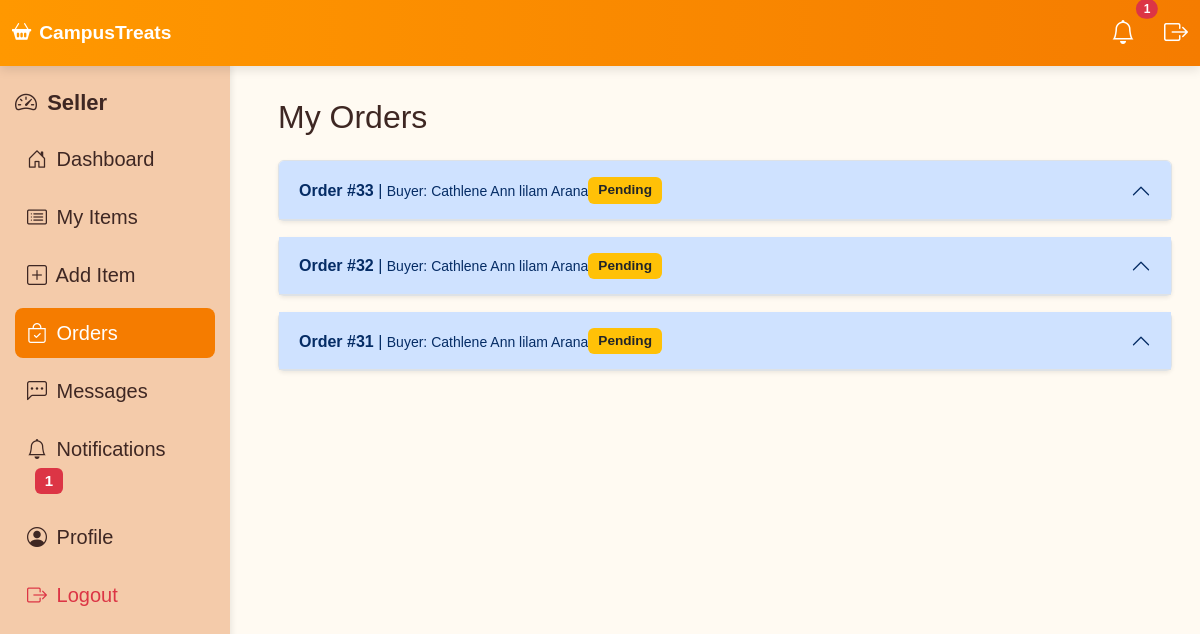
The app's page /php/my_orders.php (signed in) with its own data.
### tables this page shows
CREATE TABLE `orders` (
  `order_id` int(11) NOT NULL,
  `user_id` int(11) NOT NULL,
  `total_amount` decimal(10,2) NOT NULL,
  `category` varchar(50) DEFAULT NULL,
  `status` enum('pending','preparing','completed','cancelled') DEFAULT 'pending',
  `created_at` timestamp NOT NULL DEFAULT current_timestamp()
);

CREATE TABLE `users` (
  `user_id` int(11) NOT NULL,
  `full_name` varchar(50) NOT NULL,
  `username` varchar(50) NOT NULL,
  `email` varchar(100) NOT NULL,
  `password` varchar(255) NOT NULL,
  `role` enum('buyer','seller','admin') NOT NULL,
  `is_active` tinyint(1) DEFAULT 1,
  `approval_status` enum('pending','approved','rejected') DEFAULT 'pending',
  `description` text DEFAULT NULL,
  `created_at` timestamp NOT NULL DEFAULT current_timestamp(),
  `updated_at` timestamp NOT NULL DEFAULT current_timestamp() ON UPDATE current_timestamp(),
  `profile_picture` varchar(255) DEFAULT NULL,
  `phone` varchar(20) DEFAULT NULL,
  `is_seller` tinyint(1) DEFAULT 0,
  `department` varchar(150) DEFAULT NULL,
  `course` varchar(100) DEFAULT NULL,
  `section` varchar(50) DEFAULT NULL
);

### php/my_orders.php (the view, shortened to what this page needs)
<?php
$seller_id = $_SESSION['user_id'];
try {
    $conn = new PDO("mysql:host=localhost;dbname=camptreats", "root", "");
    $conn->setAttribute(PDO::ATTR_ERRMODE, PDO::ERRMODE_EXCEPTION);
$stmt = $conn->prepare("
    SELECT o.order_id, o.user_id AS buyer_id, u.full_name AS buyer_name, o.total_amount, o.status AS order_status, o.created_at AS order_date,
           oi.menu_item_id, oi.quantity, oi.price AS item_price, m.name
    FROM orders o
    JOIN users u ON o.user_id = u.user_id
    JOIN order_items oi ON o.order_id = oi.order_id
    JOIN menu_items m ON oi.menu_item_id = m.menu_item_id
    WHERE m.seller_id = ?
    ORDER BY o.created_at DESC
");
$stmt->execute([$seller_id]);
$orderItems = $stmt->fetchAll(PDO::FETCH_ASSOC);
    $orders = [];
foreach ($orderItems as $item) {
    $orderId = $item['order_id'];
    if (!isset($orders[$orderId])) {
        $orders[$orderId] = [
            'order_id' => $item['order_id'],
            'buyer_id' => $item['buyer_id'],
            'buyer_name' => $item['buyer_name'],
            'total_amount' => $item['total_amount'],
            'order_status' => $item['order_status'],
            'order_date' => $item['order_date'],
            'items' => []
        ];
    }
    $orders[$orderId]['items'][] = [
        'name' => $item['name'],
        'quantity' => $item['quantity'],
        'price' => $item['item_price']
    ];
}
    $stmtNotify = $conn->prepare("SELECT COUNT(*) FROM seller_notifications WHERE user_id = ? AND is_read = 0");
    $stmtNotify->execute([$seller_id]);
    $unreadCount = (int)$stmtNotify->fetchColumn();
} catch (PDOException $e) {
    die("DB Error: " . $e->getMessage());
}
?>
<!DOCTYPE html>
<html lang="en">
<head>
<link rel="stylesheet" href="../bootstrap/css/bootstrap.min.css">
<link rel="stylesheet" href="../bootstrap-icons/bootstrap-icons.css">
</head>
<body>
<nav class="navbar navbar-expand-lg fixed-top">
  <div class="container-fluid">
    <a class="navbar-brand d-flex align-items-center" href="#"><i class="bi bi-basket2-fill me-2"></i>CampusTreats</a>
    <div class="d-flex align-items-center ms-auto">
      <div class="dropdown ms-3">
        <button id="sellerNotifBtn" class="btn position-relative" type="button" data-bs-toggle="dropdown" aria-expanded="false">
          <i class="bi bi-bell fs-4" style="color:#fff;"></i>
          <?php if ($unreadCount > 0): ?>
            <span id="sellerNotifBadge" class="position-absolute top-0 start-100 translate-middle badge rounded-pill bg-danger">
              <?= $unreadCount ?>
            </span>
          <?php endif; ?>
        </button>
      </div>
      <a href="logout.php" class="nav-link ms-3" style="color:#fff;"><i class="bi bi-box-arrow-right fs-4"></i></a>
    </div>
  </div>
</nav>
<div class="sidebar">
  <h5><i class="bi bi-speedometer2 me-1"></i> Seller</h5>
  <a href="seller_dashboard.php"><i class="bi bi-house-door me-1"></i> Dashboard</a>
  <a href="my_item.php" ><i class="bi bi-card-list me-1"></i> My Items</a>
  <a href="add_item.php" ><i class="bi bi-plus-square me-1"></i> Add Item</a>
  <a href="my_orders.php"class="active"><i class="bi bi-bag-check me-1"></i> Orders</a>
  <a href="messages.php"><i class="bi bi-chat-left-dots me-1"></i> Messages</a>
  <a href="seller_notifications.php"><i class="bi bi-bell me-1"></i> Notifications
    <?php if($unreadCount > 0): ?><span class="badge bg-danger ms-2"><?= $unreadCount ?></span><?php endif; ?>
  </a>
  <a href="profile.php"><i class="bi bi-person-circle me-1"></i> Profile</a>
  <a href="logout.php" class="text-danger"><i class="bi bi-box-arrow-right me-1"></i> Logout</a>
</div>
<div class="main">
    <h2 class="mb-4">My Orders</h2>
<?php if (empty($orders)): ?>
    <div class="alert alert-info">You have no orders yet.</div>
<?php else: ?>
    <div class="accordion" id="ordersAccordion">
        <?php foreach ($orders as $index => $order): ?>
        <div class="accordion-item mb-3 shadow-sm rounded">
            <h2 class="accordion-header" id="heading<?= $index ?>">
                <button class="accordion-button d-flex justify-content-between align-items-center" type="button" data-bs-toggle="collapse" data-bs-target="#collapse<?= $index ?>" aria-expanded="true" aria-controls="collapse<?= $index ?>">
                    <span>
                        <strong>Order #<?= $order['order_id'] ?></strong>
                        | <small>Buyer: <?= htmlspecialchars($order['buyer_name']) ?></small>
                    </span>
                    <span class="badge-status
                        <?= $order['order_status'] === 'pending' ? 'badge-pending' : '' ?>
                        <?= $order['order_status'] === 'preparing' ? 'badge-preparing' : '' ?>
                        <?= $order['order_status'] === 'completed' ? 'badge-completed' : '' ?>
                        <?= $order['order_status'] === 'cancelled' ? 'badge-cancelled' : '' ?>
                    ">
                        <?= ucfirst($order['order_status']) ?>
                    </span>
                </button>
            </h2>
        </div>
        <?php endforeach; ?>
    </div>
<?php endif; ?>
</div>
</body>
</html>

### php/my_orders.php (style rules this page uses)
:root { --primary1: #ff9800; --primary2: #f57c00; --bg: #fffaf2; --text: #3E2723; }
body { margin:0; font-family:'Poppins', sans-serif; background: var(--bg); color: var(--text); padding-top:70px; }
.navbar { background: linear-gradient(90deg, var(--primary1), var(--primary2)); box-shadow: 0 4px 10px rgba(0,0,0,0.1); position: fixed; top:0; left:0; right:0; z-index:1030; }
.navbar .navbar-brand { color:#fff; font-weight:700; font-size:1.2rem; }
.sidebar { position: fixed; top: 65px; left: 0; width: 230px; height: 100vh; background-color: #f4cbaa; padding: 25px 15px; box-shadow: 2px 0 6px rgba(0,0,0,0.08); overflow-y: auto; }
.sidebar h5 { font-weight:600; font-size:22px; margin-bottom:18px; color:var(--text); }
.sidebar a { display:block; padding: 10px 12px; border-radius: 8px; color: var(--text); margin-bottom: 8px; text-decoration:none; transition: all .2s ease; font-size: 20px; }
.sidebar a i { margin-right: 10px; }
.sidebar a.active { background: var(--primary2); color:#fff; }
.main { margin-left:250px; padding:28px; min-height: calc(100vh - 70px - 60px); }
.badge-status { padding:5px 10px; font-size:0.85rem; font-weight:600; border-radius:6px; text-transform:capitalize; }
.badge-pending { background:#ffc107; color:#212529; }

### records on screen
orders: order_id "33", user.full_name "Cathlene Ann lilam Arana", status "Pending"
orders: order_id "32", user.full_name "Cathlene Ann lilam Arana", status "Pending"
orders: order_id "31", user.full_name "Cathlene Ann lilam Arana", status "Pending"

### other values on screen
$unreadCount "1"
